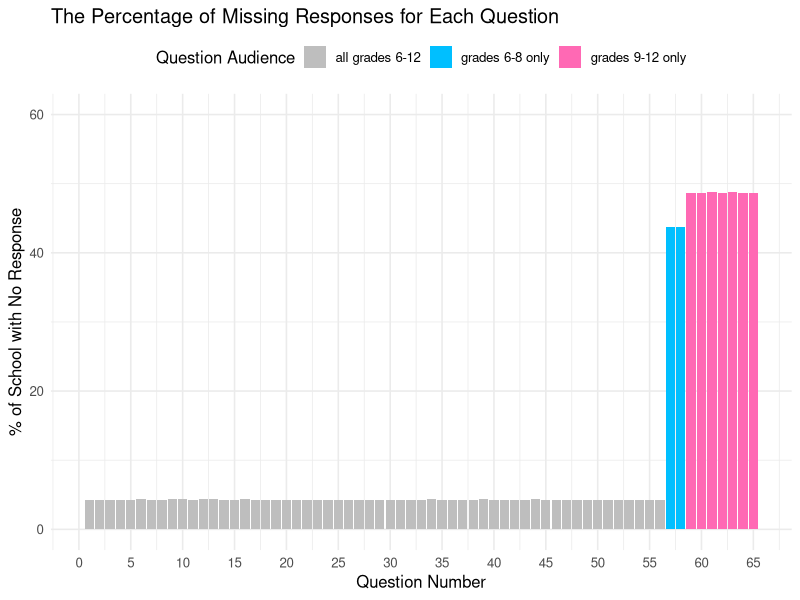
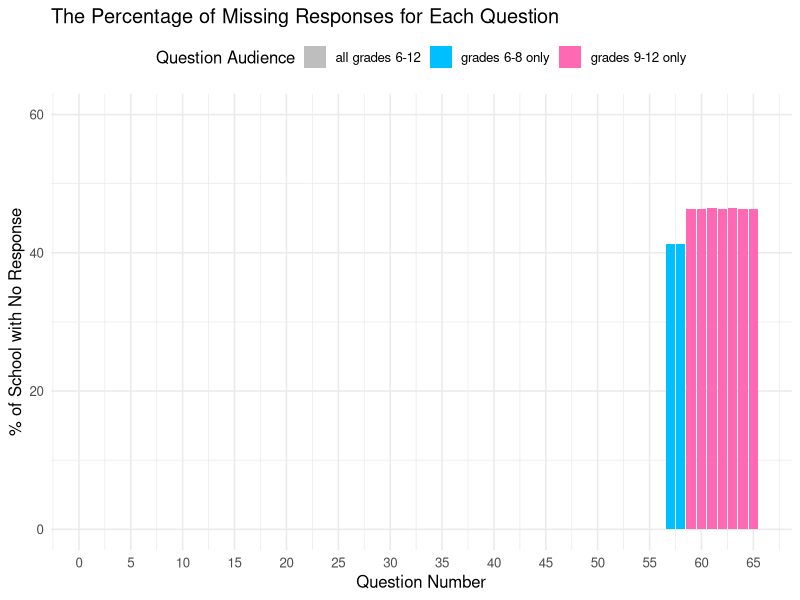
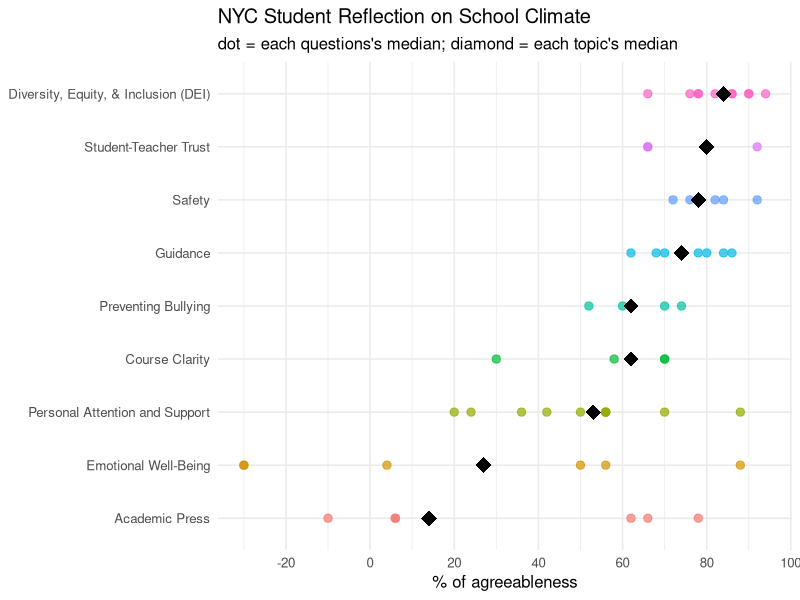
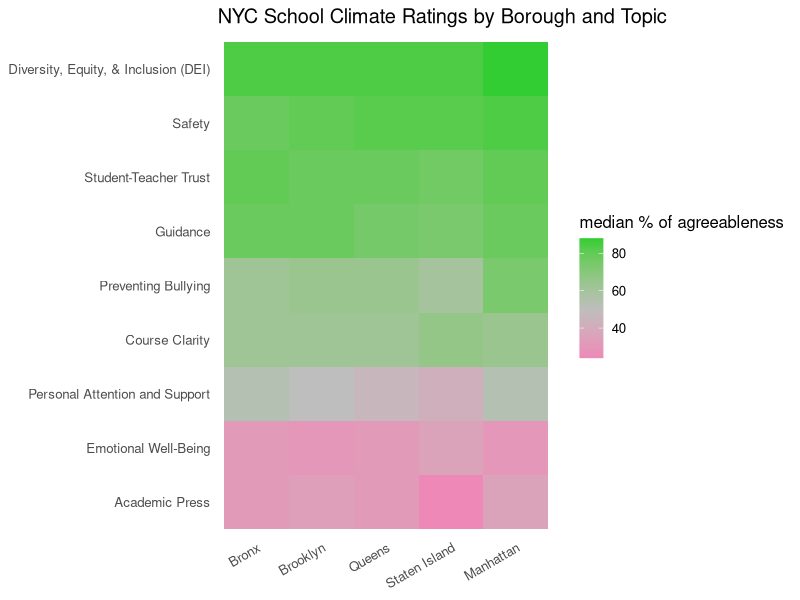
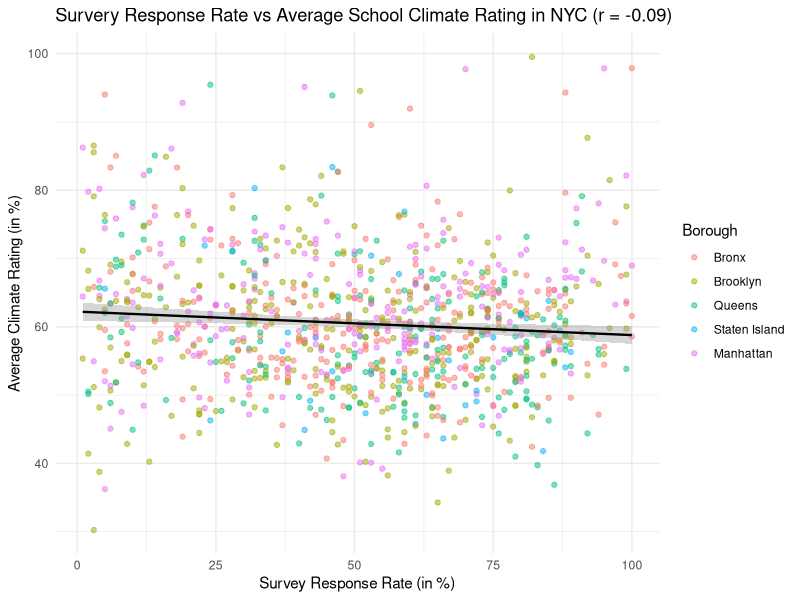

Reproduce these figures in R, in order.
## ---- chunk 1
library(tidyverse)

# Load the data
student <- read.csv("data/nyc_student_2021.csv")

# Rename the columns
names(student)[1:3] <- c("dbn", "school_name", "response_rate")

# Strip the percentage sign and convert to numeric values
percentage_col <- names(student)[3:ncol(student)]
strip_percentage <- function(col) as.numeric(str_remove(col, "%"))
student <- student |> mutate(across(all_of(percentage_col), strip_percentage))

# Parse DBN into borough
borough_lookup <- c(
  M = "Manhattan",
  X = "Bronx",
  K = "Brooklyn",
  Q = "Queens",
  R = "Staten Island"
)

student <- student |>
  mutate(borough_code = substr(dbn, 3, 3), borough = borough_lookup[borough_code]) |>
  relocate(borough_code, borough, .after = school_name)

###### Reshape question columns ######

question_col <- names(student)[6:ncol(student)]
pair_idx <- matrix(seq_along(question_col), ncol = 2, byrow = TRUE)

question_dict <- tibble(
  neg_col = question_col[pair_idx[, 1]],
  pos_col = question_col[pair_idx[, 2]],
  question_n = str_extract(neg_col, "^q\\d+"),
  question_int = as.integer(str_remove(question_n, "q"))
)

# Pair questions with their corresponding topics
question_dict <- question_dict |> mutate(topic = case_when(
  question_int %in% c(1:10, 37) ~ "Diversity, Equity, & Inclusion (DEI)",
  question_int %in% c(11:16) ~ "Emotional Well-Being",
  question_int %in% c(17:21) ~ "Course Clarity",
  question_int %in% c(22:27, 29, 31:33) ~ "Personal Attention and Support",
  question_int %in% c(28, 39, 41:45) ~ "Academic Press",
  question_int %in% c(30, 34:36, 38) ~ "Student-Teacher Trust",
  question_int %in% c(40, 46:49, 55:56) ~ "Safety",
  question_int %in% c(50:54) ~ "Preventing Bullying",
  question_int %in% c(57:65) ~ "Guidance"
))

# Build the cleaned wide table
pos <- setNames(question_dict$pos_col, paste0(question_dict$question_n, "_pos"))
neg <- setNames(question_dict$neg_col, paste0(question_dict$question_n, "_neg"))

student_wide <- student |>
  select(dbn, school_name, borough_code, borough, response_rate, all_of(c(pos, neg)))

# Convert to long table
student_long <- student_wide |>
  pivot_longer(
    cols       = matches("^q\\d+_(pos|neg)$"),
    names_to   = c("question_n", "pole"),
    names_pattern = "(q\\d+)_(pos|neg)",
    values_to  = "percentage"
  ) |> 
  pivot_wider(names_from = pole, values_from = percentage) |>
  left_join(
    question_dict |> 
      select(question_n, question_int, topic), by = "question_n") |>
  mutate(
    net_pos = pos - neg,
    # Reverse coding so that larger values consistently indicate higher satisfaction 
    net_pos = if_else(question_int %in% c(14:16, 50:56), -net_pos, net_pos)
  )

# Select the cleaned long table
student_clean <- student_long |>
  select(school_name, borough, response_rate, question_int, topic, net_pos)

head(student_clean)
## ---- chunk 2
# Check the percentage of schools missing each question, inferred by grade-level audience

student_na <- student_clean |> mutate(grade_level = case_when(
  question_int %in% 57:58 ~ "grades 6-8 only",
  question_int %in% 59:65 ~ "grades 9-12 only",
  TRUE ~ "all grades 6-12")
  ) |>
  group_by(question_int, grade_level) |>
  summarise(percentage_na = mean(is.na(net_pos)) * 100)

ggplot(student_na, 
       aes(x = question_int, y = percentage_na, fill = grade_level)) +
  geom_col() +
  scale_x_continuous(breaks = seq(0, 65, 5)) +
  scale_y_continuous(limits = c(0, 60)) +
  scale_fill_manual(values = c(
    "all grades 6-12" = "grey",
    "grades 6-8 only" = "deepskyblue",
    "grades 9-12 only" = "hotpink"
  )) +
  labs(
    title = "The Percentage of Missing Responses for Each Question",
    x = "Question Number",
    y = "% of School with No Response",
    fill = "Question Audience"
  ) +
  theme_minimal(base_size = 12) +
  theme(legend.position = "top")
## ---- chunk 3
schools_na <- student_clean |>
  group_by(school_name) |>
  filter(all(is.na(net_pos))) |>
  ungroup() |>
  distinct(school_name)

schools_na
## ---- chunk 4
student_clean <- student_clean |>
  group_by(school_name) |>
  filter(!all(is.na(net_pos))) |>
  ungroup()

student_na <- student_clean |> mutate(grade_level = case_when(
  question_int %in% 57:58 ~ "grades 6-8 only",
  question_int %in% 59:65 ~ "grades 9-12 only",
  TRUE ~ "all grades 6-12")
  ) |>
  group_by(question_int, grade_level) |>
  summarise(percentage_na = mean(is.na(net_pos)) * 100)

ggplot(student_na, 
       aes(x = question_int, y = percentage_na, fill = grade_level)) +
  geom_col() +
  scale_x_continuous(breaks = seq(0, 65, 5)) +
  scale_y_continuous(limits = c(0, 60)) +
  scale_fill_manual(values = c(
    "all grades 6-12" = "grey",
    "grades 6-8 only" = "deepskyblue",
    "grades 9-12 only" = "hotpink"
  )) +
  labs(
    title = "The Percentage of Missing Responses for Each Question",
    x = "Question Number",
    y = "% of School with No Response",
    fill = "Question Audience"
  ) +
  theme_minimal(base_size = 12) +
  theme(legend.position = "top")
## ---- chunk 5
# Compute per-question and per-topic medians
questions <- student_clean |>
  group_by(topic, question_int) |>
  summarise(questions_median = median(net_pos, na.rm = TRUE))

topics <- questions |>
  group_by(topic) |>
  summarise(topics_median = median(questions_median))

# Order by topic's medians
topics <- topics |>
  mutate(topic = fct_reorder(topic, topics_median))

questions <- questions |>
  mutate(topic = factor(topic, levels = levels(topics$topic)))

# Plot the median dot plot
ggplot(questions, aes(x = questions_median, y = topic)) +
  geom_point(aes(color = topic), size = 2.5, alpha = 0.7) +
  geom_point(data = topics, aes(x = topics_median, y = topic),
             shape = 18, size = 5, color = "black") +
  scale_x_continuous(breaks = seq(-100, 100, 20)) +
  labs(
    title = "NYC Student Reflection on School Climate",
    subtitle = "dot = each questions's median; diamond = each topic's median",
    x = "% of agreeableness",
    y = NULL
  ) +
  theme_minimal(base_size = 12) +
  theme(legend.position = "none")
## ---- chunk 6
# Aggregate by borough and topic
borough_topic <- student_clean |>
  group_by(borough, topic) |>
  summarise(bor_top_median = median(net_pos, na.rm = TRUE))

# Order topics by their median
topics <- borough_topic |>
  group_by(topic) |>
  summarise(top_median = median(bor_top_median)) |>
  arrange(top_median) |>
  pull(topic)

# Order boroughs by their cross-topic median
boroughs <- borough_topic |>
  group_by(borough) |>
  summarise(bor_median = median(bor_top_median)) |>
  arrange(bor_median) |>
  pull(borough)

borough_topic <- borough_topic |> mutate(
  topic = factor(topic, levels = topics),
  borough = factor(borough, levels = boroughs)
)

boroughs

# Plot the heatmap
ggplot(borough_topic, 
       aes(x = borough, y = topic, fill = bor_top_median)) +
  geom_tile() +
  scale_fill_gradient2(
    low = "hotpink",
    mid = "grey",
    high = "limegreen",
    midpoint = 50,
    name = "median % of agreeableness"
  ) +
  labs(
    title = "NYC School Climate Ratings by Borough and Topic",
    x = NULL,
    y = NULL
  ) +
  theme_minimal(base_size = 12) +
  theme(
    panel.grid = element_blank(),
    axis.text.x = element_text(angle = 30, hjust = 1)
  )
## ---- chunk 7
# Aggregate by school
school_avg <- student_clean |>
  group_by(school_name, borough, response_rate) |>
  summarise(pos_avg = mean(net_pos, na.rm = TRUE)) |>
  filter(!is.na(pos_avg))

# Factor in borough level (not necessary, just for better visualization)
school_avg <- school_avg |>
  mutate(borough = factor(borough, levels = boroughs))

# Compute the correlation
corr <- cor(school_avg$response_rate, school_avg$pos_avg)

# Plot the correlation graph
ggplot(school_avg, aes(x = response_rate, y = pos_avg)) +
  geom_point(aes(color = borough), alpha = 0.5, size = 1.5) +
  geom_smooth(method = "lm", color = "black", linewidth = 0.8) +
  labs(
    title = sprintf("Survery Response Rate vs Average School Climate Rating in NYC (r = %.2f)", corr),
    x = "Survey Response Rate (in %)",
    y = "Average Climate Rating (in %)",
    color = "Borough"
  ) +
  theme_minimal(base_size = 11)
